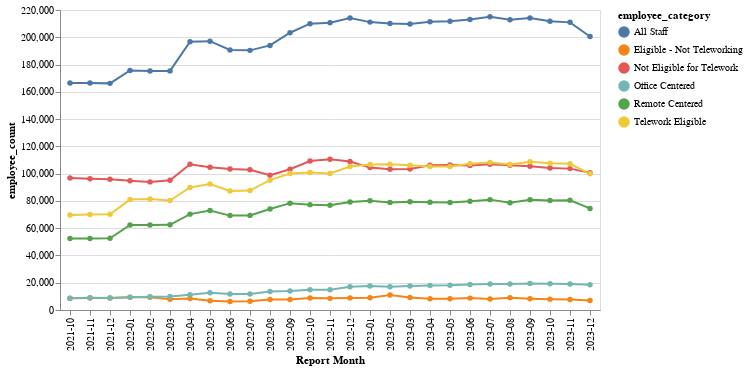

Notebook code for this chart:
### Code cell
make_line(melt_hybrid_tr, x_col="Report Month", y_col="employee_count", color="employee_category")

### Figure 1 — Vega-Lite specification as saved in the notebook (floating-point values rounded to 4 significant figures; data arrays with more than 128 entries replaced by an {"elided": "..."} marker saying what was removed)
{"config": {"view": {"continuousWidth": 300, "continuousHeight": 300}}, "data": {"name": "data-6e858cb9d473e946936ead76367b84c4"}, "mark": {"type": "line", "point": true}, "encoding": {"color": {"field": "employee_category", "type": "nominal"}, "tooltip": [{"field": "Report Month", "type": "nominal"}, {"field": "employee_count", "type": "quantitative"}], "x": {"field": "Report Month", "type": "nominal"}, "y": {"field": "employee_count", "type": "quantitative"}}, "$schema": "https://vega.github.io/schema/vega-lite/v5.15.1.json", "datasets": {"data-6e858cb9d473e946936ead76367b84c4": {"elided": "162 records"}}}
